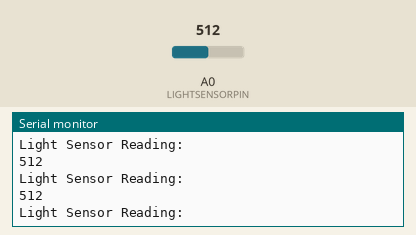
Simulated run of this sketch. Board: Arduino Uno, built with avr-gcc and run on an emulated ATmega328P. Shown: the last lines printed to the serial monitor. The inputs (shaded band) are chosen by the test bench; at power-on: A0 (LIGHTSENSORPIN) = 512.

Above: at 1.2 s.
1.3 s: A0 (LIGHTSENSORPIN) set to 108
At 2.4 s:
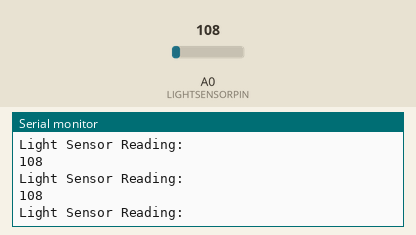
4.3 s: A0 (LIGHTSENSORPIN) set to 90
At 5.4 s:
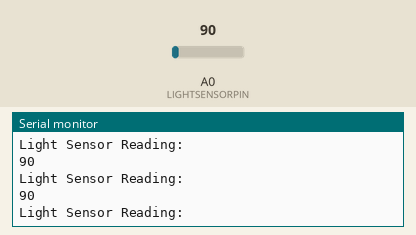
13.3 s: A0 (LIGHTSENSORPIN) set to 1023
At 14.4 s:
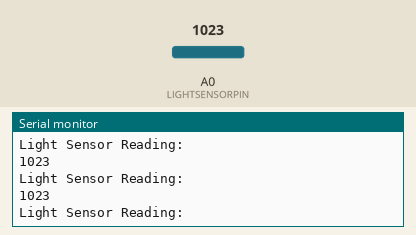
16.3 s: A0 (LIGHTSENSORPIN) set to 988
At 17.4 s:
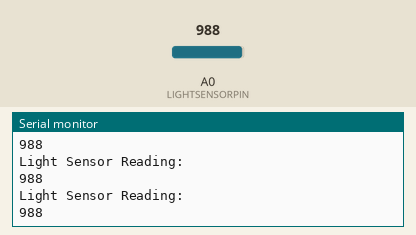
Timing chart, 0 to 19.3 s (numbered marks = the images above; inputs shaded):
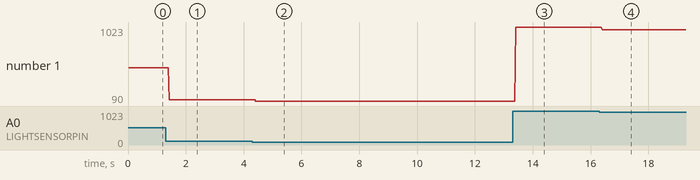

Measured:
- the behaviour switches between 1000 and 999 on A0 (LIGHTSENSORPIN) (found by bisection; images 3 and 4)
- after the input at 1.3 s, the serial monitor: prints a new line after 0.12 s (image 1)
- after the input at 4.3 s, the serial monitor: prints a new line after 0.12 s (image 2)
- after the input at 13.3 s, the serial monitor: prints a new line after 0.11 s (image 3)
- after the input at 16.3 s, the serial monitor: prints a new line after 0.10 s (image 4)
- plotted number 1: 512 → 108 after the input at 1.3 s, 108 → 90 after the input at 4.3 s, 90 → 1023 after the input at 13.3 s, 1023 → 988 after the input at 16.3 s

The sketch:

Light_sensor_Calibration.ino
```cpp
#define LIGHTSENSORPIN A0 //Ambient light sensor reading

void setup()
{
pinMode(LIGHTSENSORPIN, INPUT);

Serial.begin(9600);
}

void loop()
{
 int reading;
reading = analogRead(LIGHTSENSORPIN);//Read light level
Serial.println("Light Sensor Reading: ");
Serial.println(reading);

Serial.println("\n");
}
```
